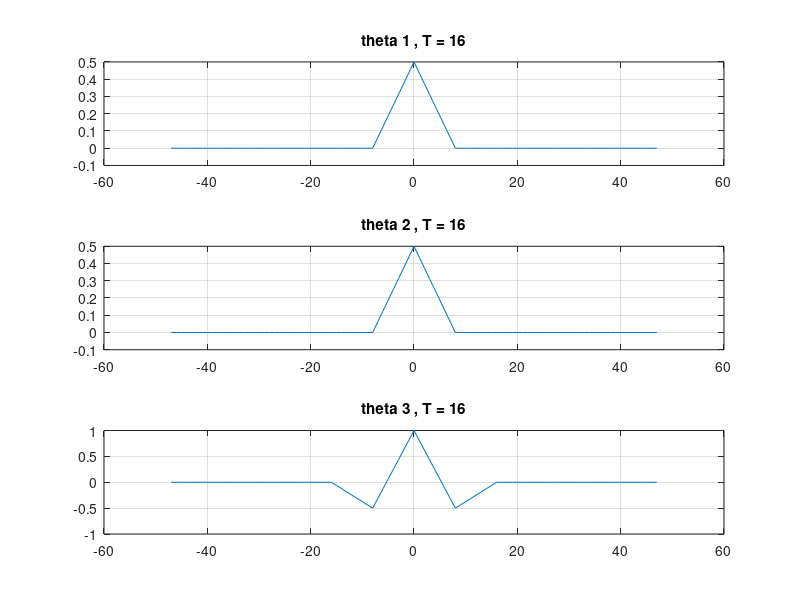

MATLAB code for this plot:
clear all
close all


T=16;


%theta 1
phi=zeros(1,3*T); %init function
phi(1:T/2)=1/sqrt(T); %define function

[theta_1,time]=xcorr(phi); %this returns the autocorrelation graph
figure(1)
subplot(3,1,1);
plot(time,theta_1);
grid on;
title(['theta 1 , T = ' num2str(T)])
%theta 2
phi_2=zeros(1,3*T);
phi_2(1:T/2)=1/sqrt(T);
phi_2 =[zeros(1,2) phi_2];
phi_2 = phi_2(1:end-2);
subplot(3,1,2);
[theta_2,time]=xcorr(phi_2);
plot(time,theta_2);
grid on;
title(['theta 2 , T = ' num2str(T)])


%theta 3
phi_3=zeros(1,3*T);
phi_3(1:T/2)=1/sqrt(T);
phi_3(T/2+1:T)=-(1/sqrt(T));
subplot(3,1,3);
[theta_3,time]=xcorr(phi_3)
plot(time,theta_3);
grid on;
title(['theta 3 , T = ' num2str(T)])

